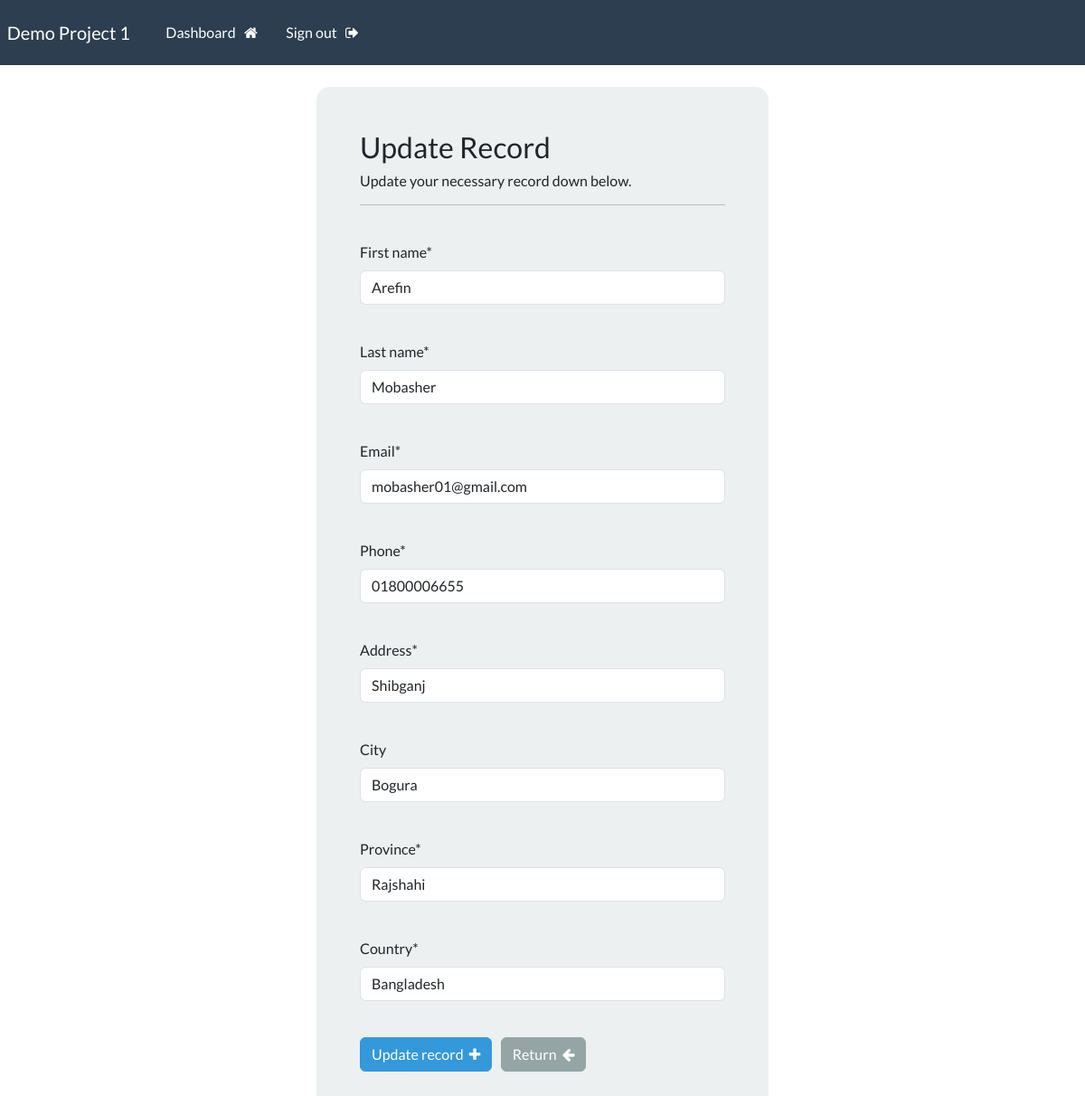
The page /update-record/3 (signed in) on the database its author committed.
### webapp/models.py (models this page shows, shortened)
class Record(models.Model):
    creation_date = models.DateTimeField(auto_now_add=True)
    first_name = models.CharField(max_length=100)
    last_name = models.CharField(max_length=100)
    email = models.CharField(max_length=255) #EmailField
    phone = models.CharField(max_length=20)
    address = models.CharField(max_length=300)
    city = models.CharField(max_length=250, blank=True)
    province = models.CharField(max_length=225)
    country = models.CharField(max_length=80)

### webapp/views.py (the view)
# urls.py: path('update-record/<int:pk>', views.update_record, name='update-record'),
@login_required(login_url="my-login")
def update_record(request, pk):
    record = Record.objects.get(id=pk)
    frm = UpdateRecordForm(instance=record)
    if request.method == 'POST':
        frm =UpdateRecordForm(request.POST, instance=record)
        if frm.is_valid():
            frm.save()
            messages.success(request,"The record was successfully updated.")
            return redirect('dashboard')
    context = {'frm':frm}
    return render (request,'webapp/update-record.html', context=context)

### webapp/forms.py
class UpdateRecordForm(forms.ModelForm):
    class Meta:
        model  = Record
        fields = ['first_name', 'last_name', 'email', 'phone', 'address', 'city', 'province', 'country']

### webapp/templates/webapp/update-record.html (shortened to what this page needs)
{% extends "webapp/base.html" %}
{% load crispy_forms_tags %}
{% block content %}
<body>
    <div class="container  bg-light shadow-md p-5 form-layout">
        <h3> Update Record </h3>
        <h6> Update your necessary record down below.</h6>
        <hr>
        <br>
        <form method="POST" autocomplete="off">
            {{frm.first_name|as_crispy_field}}
            <br>
            {{frm.last_name|as_crispy_field}}
            <br>
            {{frm.email|as_crispy_field}}
            <br>
            {{frm.phone|as_crispy_field}}
            <br>
            {{frm.address|as_crispy_field}}
            <br>
            {{frm.city|as_crispy_field}}
            <br>
            {{frm.province|as_crispy_field}}
            <br>
            {{frm.country|as_crispy_field}}
            <br>
            <button type="submit" class="btn btn-info " > Update record &nbsp;<i class="fa fa-plus" aria-hidden="true"></i> </button>
            <a href="{% url 'dashboard' %}" class="btn btn-secondary">
                Return &nbsp;<i class="fa fa-arrow-left" aria-hidden="true"></i>
            </a>
        </form>
    </div>
    <br>
    </body>
{% endblock content %}

### static/css/style.css (style rules this page uses)
.form-layout { border-radius: 15px; width: 500px; }

### rows shown on the page
Record: first_name "Arefin", last_name "Mobasher", email "mobasher01@gmail.com", phone "01800006655", address "Shibganj", city "Bogura", province "Rajshahi", country "Bangladesh"
